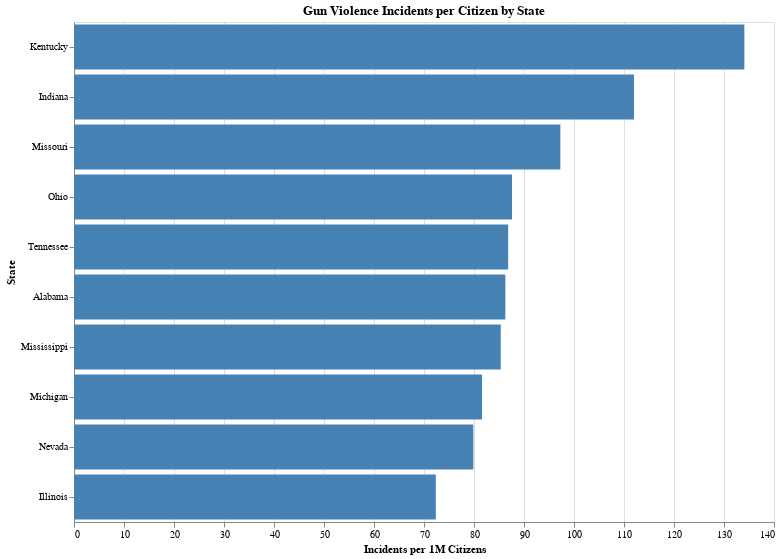

Notebook code cell kept with this figure:
### Code cell
# Sort and get the top 10 states by per capita rate
top_10_states_per_citizen = state_incidents.sort_values(by='Incidents per Citizen', ascending=False).head(10)

# Create the chart
bar_chart_per_citizen = alt.Chart(top_10_states_per_citizen).mark_bar(color='steelblue').encode(
    x=alt.X('Incidents per Citizen:Q', title='Incidents per 1M Citizens'),
    y=alt.Y('State_x:N', sort='-x', title='State'),
    tooltip=['State:N', 'Incident Count:Q', 'Incidents per 1M Citizens:Q']
).properties(
    width=700,
    height=500,
    title='Gun Violence Incidents per Citizen by State'
)

bar_chart_per_citizen

### Figure 1 — Vega-Lite specification as saved in the notebook (floating-point values rounded to 4 significant figures)
{"config": {"view": {"continuousWidth": 400, "continuousHeight": 300}}, "data": {"name": "data-2dcde45591fd2f47b7f3aa229bd20613"}, "mark": {"type": "bar", "color": "steelblue"}, "encoding": {"tooltip": [{"field": "State", "type": "nominal"}, {"field": "Incident Count", "type": "quantitative"}, {"field": "Incidents per 1M Citizens", "type": "quantitative"}], "x": {"field": "Incidents per Citizen", "title": "Incidents per 1M Citizens", "type": "quantitative"}, "y": {"field": "State_x", "sort": "-x", "title": "State", "type": "nominal"}}, "height": 500, "title": "Gun Violence Incidents per Citizen by State", "width": 700, "$schema": "https://vega.github.io/schema/vega-lite/v4.17.0.json", "datasets": {"data-2dcde45591fd2f47b7f3aa229bd20613": [{"State Code": 21, "Incident Count": 599, "Population": 4467673, "State_x": "Kentucky", "Incidents per Citizen": 134.1}, {"State Code": 18, "Incident Count": 754, "Population": 6732219, "State_x": "Indiana", "Incidents per Citizen": 112.0}, {"State Code": 29, "Incident Count": 597, "Population": 6137428, "State_x": "Missouri", "Incidents per Citizen": 97.27}, {"State Code": 39, "Incident Count": 1024, "Population": 11689100, "State_x": "Ohio", "Incidents per Citizen": 87.6}, {"State Code": 47, "Incident Count": 593, "Population": 6829174, "State_x": "Tennessee", "Incidents per Citizen": 86.83}, {"State Code": 1, "Incident Count": 423, "Population": 4903185, "State_x": "Alabama", "Incidents per Citizen": 86.27}, {"State Code": 28, "Incident Count": 254, "Population": 2976149, "State_x": "Mississippi", "Incidents per Citizen": 85.35}, {"State Code": 26, "Incident Count": 815, "Population": 9986857, "State_x": "Michigan", "Incidents per Citizen": 81.61}, {"State Code": 32, "Incident Count": 246, "Population": 3080156, "State_x": "Nevada", "Incidents per Citizen": 79.87}, {"State Code": 17, "Incident Count": 917, "Population": 12671821, "State_x": "Illinois", "Incidents per Citizen": 72.37}]}}
